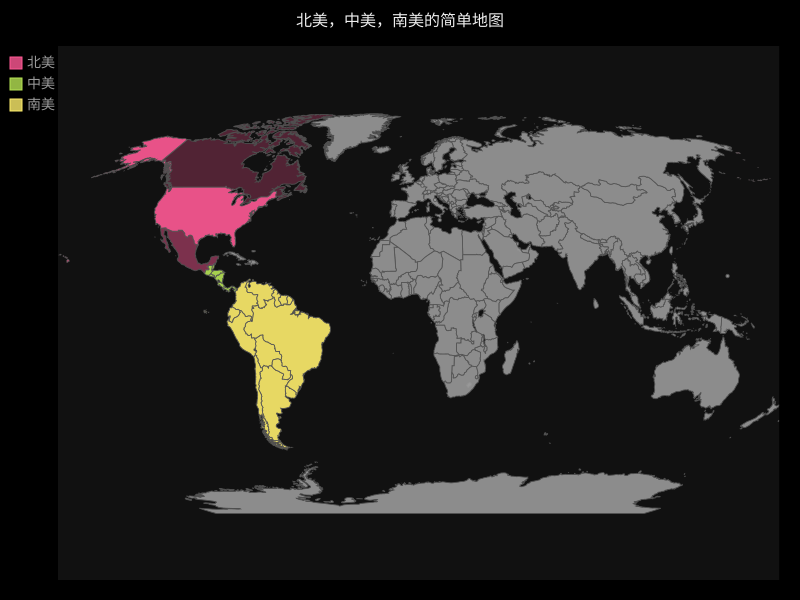

Recreate this plot in Python.
#!/usr/bin/env python3
# -*- coding: utf-8 -*-
import pygal

wm = pygal.Worldmap()
wm.title = "北美，中美，南美的简单地图"

wm.add('北美', {'ca': 34126000, 'us': 309349000, 'mx': 113423000})
wm.add('中美', ['bz', 'cr', 'gt', 'hn', 'ni', 'pa', 'sv'])
wm.add('南美', ['ar', 'bo', 'br', 'cl', 'co', 'ec', 'gf',
    'gy', 'pe', 'py', 'sr', 'uy', 've'])
    
wm.render_to_file('americas.svg')
